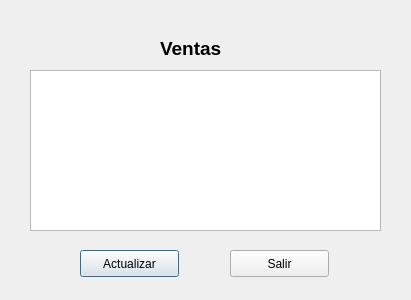
<?xml version="1.0" encoding="UTF-8"?>
<ui version="4.0">
 <class>Sales</class>
 <widget class="QDialog" name="Sales">
  <property name="geometry">
   <rect>
    <x>0</x>
    <y>0</y>
    <width>411</width>
    <height>300</height>
   </rect>
  </property>
  <property name="windowTitle">
   <string>Dialog</string>
  </property>
  <widget class="QLabel" name="label">
   <property name="geometry">
    <rect>
     <x>160</x>
     <y>40</y>
     <width>67</width>
     <height>17</height>
    </rect>
   </property>
   <property name="font">
    <font>
     <pointsize>14</pointsize>
     <weight>75</weight>
     <bold>true</bold>
    </font>
   </property>
   <property name="text">
    <string>Ventas</string>
   </property>
  </widget>
  <widget class="QTextEdit" name="list">
   <property name="geometry">
    <rect>
     <x>30</x>
     <y>70</y>
     <width>351</width>
     <height>161</height>
    </rect>
   </property>
  </widget>
  <widget class="QPushButton" name="pushButton">
   <property name="geometry">
    <rect>
     <x>80</x>
     <y>250</y>
     <width>99</width>
     <height>27</height>
    </rect>
   </property>
   <property name="text">
    <string>Actualizar</string>
   </property>
  </widget>
  <widget class="QPushButton" name="pushButton_2">
   <property name="geometry">
    <rect>
     <x>230</x>
     <y>250</y>
     <width>99</width>
     <height>27</height>
    </rect>
   </property>
   <property name="text">
    <string>Salir</string>
   </property>
  </widget>
 </widget>
 <resources/>
 <connections/>
</ui>
